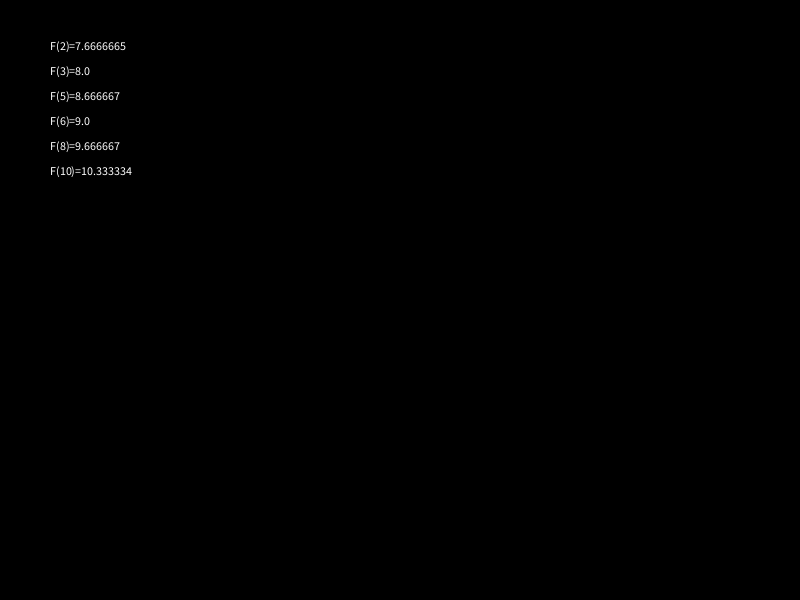
Frame 1 (no input)
Frame 2 (the mouse pressed at the canvas centre, redrawn once): identical to frame 1, image omitted

The Processing sketch that drew this single still picture (run headless with seeded random() and noise(); the mouse was pressed at the canvas centre and the sketch redrawn once):

// Processing sketch: funciones
// ── funciones.pde

float do_function(int vx){
  float ry = 1f/3f*vx+7; 
  return ry;
}
void setup(){
  size(800,600);
}

void draw(){
  background(0,0,0);
  float r1 = do_function(2);
  text("F(2)=" + r1,50,50);
  r1 = do_function(3);
  text("F(3)=" + r1,50,75);
  r1 = do_function(5);
  text("F(5)=" + r1,50,100); 
  r1 = do_function(6);
  text("F(6)=" + r1,50,125);  
  r1 = do_function(8);
  text("F(8)=" + r1,50,150);
  r1 = do_function(10);
  text("F(10)=" + r1,50,175);
  noLoop();
}
